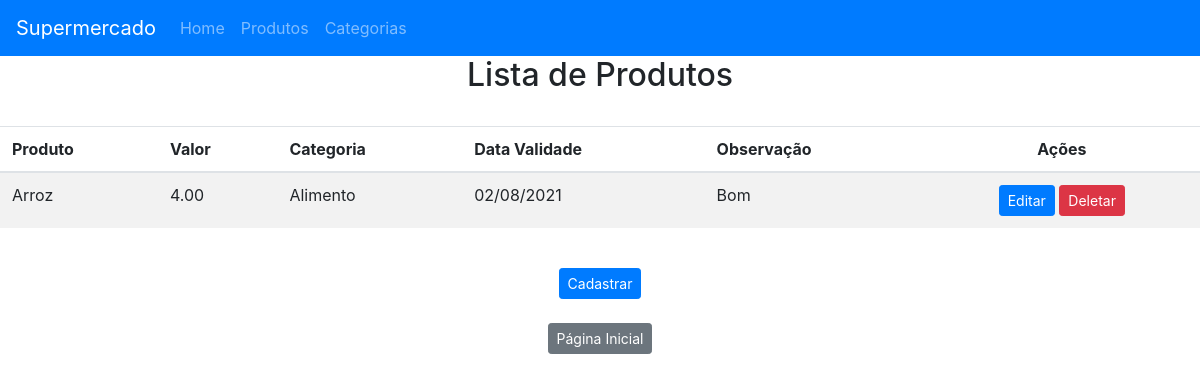
/produtos/, run on the app's committed database.
### appProdutos/models.py (models this page shows, shortened)
class Produto(models.Model):
    nome = models.CharField(max_length=200)
    dataValidade = models.DateField()
    valor = models.DecimalField(max_digits=7, decimal_places=2)
    categoria = models.ForeignKey(Categoria, on_delete=models.CASCADE)
    observacoes = models.TextField(null= True, blank=True)
    dt_create = models.DateTimeField(auto_now_add=True)

class Categoria(models.Model):
    nome = models.CharField(max_length=100)
    dt_create = models.DateTimeField(auto_now_add=True)
    def __str__(self):
        return self.nome

### appProdutos/views.py (the view)
# urls.py: path('produtos/', listProduto, name='produto_list'),
def listProduto(request):
    produtos = Produto.objects.all()
    return render(request, 'produto/list.html', {'produtos': produtos})

### templates/produto/list.html
{% extends '../base.html' %}
{% block content %}
  <div class="container-fluid">
    <div class="text-center">
      <h2>Lista de Produtos</h2>
    </div>
  </div>
  <div class="text-center">
    <br>
    <table class="table table-striped">
      <thead>
        <tr>
          <th>Produto</th>
          <th>Valor</th>
          <th>Categoria</th>
          <th>Data Validade</th>
          <th>Observação</th>
          <th class="text-center">Ações</th>
        </tr>
      </thead>
      <tbody>
        {% for produto in produtos %}
        <tr>
          <td>{{ produto.nome }}</td>
          <td>{{ produto.valor }}</td>
          <td>{{ produto.categoria }}</td>
          <td>{{ produto.dataValidade | date:"d/m/Y" }}</td>
          <td>{{ produto.observacoes }}</td>
          <td class="text-center">
            <a type="button" class="btn btn-primary btn-sm" href="{% url 'produto_update' produto.id %}">Editar</a>
            <a type="button" class="btn btn-danger btn-sm" href="{% url 'produto_delete' produto.id %}">Deletar</a>
          </td>
        </tr>
        {% endfor  %}
      </tbody>
    </table>
    <br>
  </div>
  <div class="text-center">
    <a href="{% url 'produto_create' %}">
      <button type="button" class="btn btn-primary btn-sm">Cadastrar</button>
    </a>
    <br> <br>
    <a href="{% url 'home' %}">
      <button type="button" class="btn btn-secondary btn-sm">Página Inicial</button>
    </a>
  </div>
{% endblock %}

### data on the page
Produto: nome "Arroz", valor "4.00", categoria "Alimento", dataValidade "02/08/2021", observacoes "Bom"
